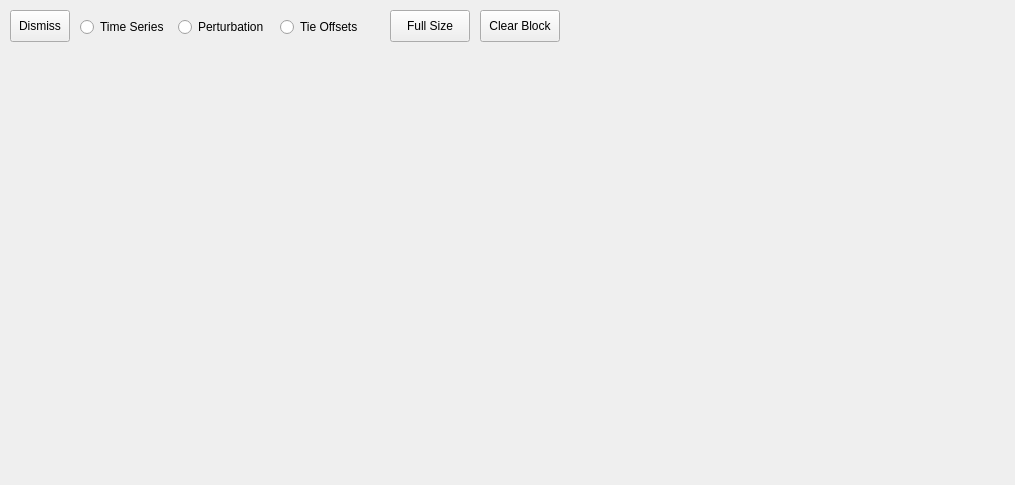
<?xml version="1.0" encoding="UTF-8"?>
<!--
  mbnavadjust_modelplot.ui - View > Show Modelplot of the navigation adjustment tool (mbnavadjust's
  bulletinBoard_modelplot, mbnavadjust_creation.c): the adjustment model as time series, as
  perturbation, or the tie offsets. Loaded at runtime by src/mbnavadjust/mbnavadjust_window.cpp.
  Absolute geometry from the Motif bulletin board, no layouts. The drawing area follows the window's
  size, MBNA_MODELPLOT_LEFT_WIDTH (25) narrower and MBNA_MODELPLOT_LEFT_HEIGHT (65) lower, as
  do_modelplot_resize sizes it.
-->
<ui version="4.0">
 <class>MbNavAdjustModelplot</class>
 <widget class="QDialog" name="bulletinBoard_modelplot">
  <property name="geometry">
   <rect><x>0</x><y>0</y><width>1015</width><height>485</height></rect>
  </property>
  <property name="windowTitle">
   <string>MBnavadjust - Navigation Adjustment Model</string>
  </property>
  <widget class="QPushButton" name="pushButton_modelplot_dismiss">
   <property name="geometry"><rect><x>10</x><y>10</y><width>60</width><height>32</height></rect></property>
   <property name="text"><string>Dismiss</string></property>
   <property name="autoDefault"><bool>false</bool></property>
  </widget>
  <widget class="QRadioButton" name="toggleButton_modelplot_timeseries">
   <property name="geometry"><rect><x>80</x><y>14</y><width>96</width><height>26</height></rect></property>
   <property name="text"><string>Time Series</string></property>
  </widget>
  <widget class="QRadioButton" name="toggleButton_modelplot_perturbation">
   <property name="geometry"><rect><x>178</x><y>14</y><width>100</width><height>26</height></rect></property>
   <property name="text"><string>Perturbation</string></property>
  </widget>
  <widget class="QRadioButton" name="toggleButton_modelplot_tieoffsets">
   <property name="geometry"><rect><x>280</x><y>14</y><width>100</width><height>26</height></rect></property>
   <property name="text"><string>Tie Offsets</string></property>
  </widget>
  <widget class="QPushButton" name="pushButton_modelplot_fullsize">
   <property name="geometry"><rect><x>390</x><y>10</y><width>80</width><height>32</height></rect></property>
   <property name="text"><string>Full Size</string></property>
   <property name="autoDefault"><bool>false</bool></property>
  </widget>
  <widget class="QPushButton" name="pushButton_modelplot_clearblock">
   <property name="geometry"><rect><x>480</x><y>10</y><width>80</width><height>32</height></rect></property>
   <property name="text"><string>Clear Block</string></property>
   <property name="autoDefault"><bool>false</bool></property>
  </widget>
  <widget class="QLabel" name="label_modelplot_status">
   <property name="geometry"><rect><x>570</x><y>6</y><width>436</width><height>40</height></rect></property>
   <property name="alignment"><set>Qt::AlignLeft|Qt::AlignTop</set></property>
  </widget>
  <widget class="QWidget" name="drawingArea_modelplot">
   <property name="geometry"><rect><x>10</x><y>50</y><width>990</width><height>420</height></rect></property>
   <property name="toolTip"><string>Left button picks a tie, middle button a crossing or block, right button drags a zoom</string></property>
  </widget>
 </widget>
 <resources/>
 <connections/>
</ui>
